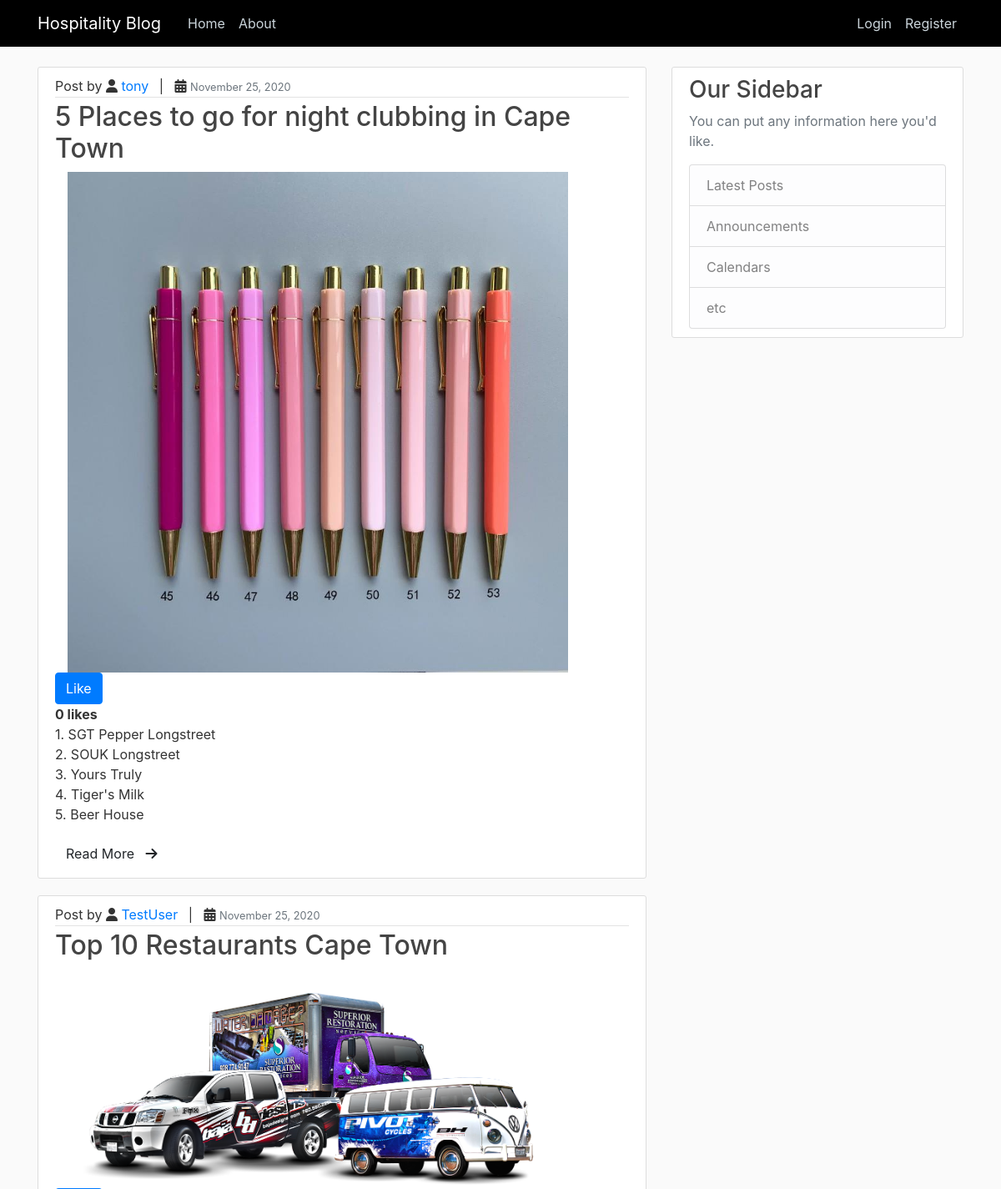
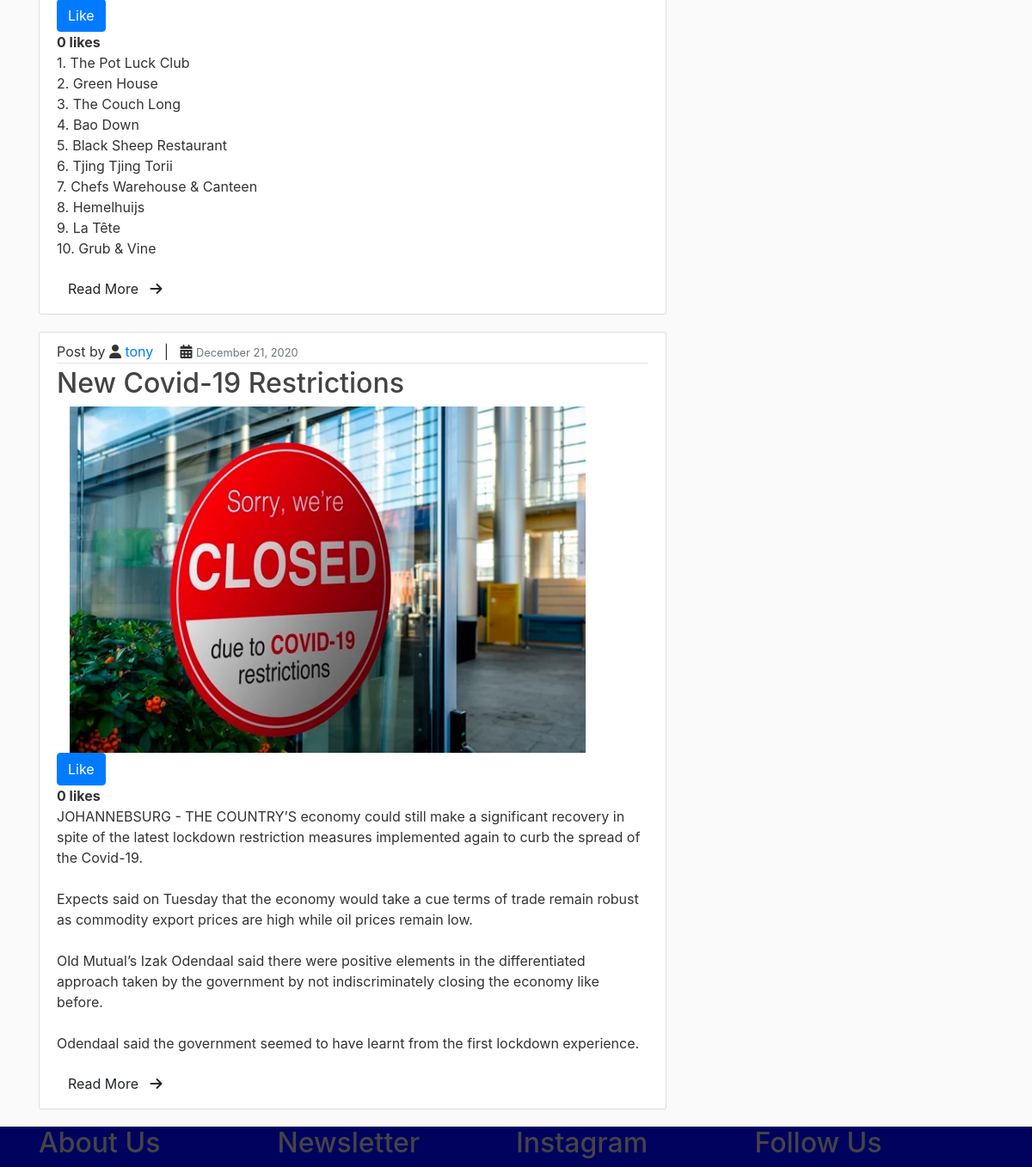
The page / on the database its author committed (2 pictures, top to bottom).
### blog/models.py (models this page shows, shortened)
class Post(models.Model):
    title = models.CharField(max_length=100)
    post_image = models.ImageField( upload_to='posts_images')
    content = models.TextField()
    date_posted = models.DateTimeField(default=timezone.now)
    author = models.ForeignKey(User, on_delete=models.CASCADE, related_name='author')
    liked = models.ManyToManyField(User, default=None, blank=True, related_name='liked')

### blog/views.py (the view)
# urls.py: path('', views.home, name='blog-home'),
def home(request):
    context = {
        'posts': Post.objects.all(),
        'user' : request.user,
    }
    return render(request, 'blog/home.html', context)

### blog/templates/blog/home.html (shortened to what this page needs)
{% extends "blog/base.html"%}
{% block content %}
    {% for post in posts %}
       <article class="media content-section">
          <div class="media-body">
            <div class="article-metadata">
              <span>Post by <i class="fa fa-user" aria-hidden="true"></i> <a class="mr-2" href="#">{{ post.author }}</a></span> | &nbsp;
              <i class="fa fa-calendar" aria-hidden="true"></i> <small class="text-muted">{{ post.date_posted|date:"F d, Y" }}</small>
            </div>
            <h2><a class="article-title" href="#">{{ post.title }}</a></h2>
            <div class="container post-image">
              <div>
                <img src="{{ post.post_image.url }}" alt="{{ post.title }}" class="img">
              </div>
            </div>
            <form action="{% url 'posts:like-post'%}" method="POST">
              {% if user not in post.liked.all %}
                <button class="btn btn-primary" type="submit">Like</button>
              {% else %}
                <button class="btn btn-danger" type="submit">Unlike</button>
              {% endif %}
            </form>
            <strong>{{ post.liked.all.count }} likes</strong>
            <p class="article-content">{{ post.content }}</p>
            <button class="btn post-btn"> Read More &nbsp; <i class="fa fa-arrow-right"></i></button>
          </div>
       </article>
    {% endfor %}
{% endblock content %}

### blog/templates/blog/base.html (shortened to what this page needs)
{% load static %}
<!DOCTYPE html>
<html lang="en">
<head>
    <link rel="stylesheet" href="https://stackpath.bootstrapcdn.com/bootstrap/4.5.0/css/bootstrap.min.css">
    <link rel="stylesheet" href="{% static 'blog/main.css' %}">
</head>
<body>
    <header class="site-header">
      <nav class="navbar navbar-expand-md navbar-dark bg-steel fixed-top">
        <div class="container">
          <a class="navbar-brand mr-4" href="/">Hospitality Blog</a>
          <div class="collapse navbar-collapse" id="navbarToggle">
            <div class="navbar-nav mr-auto">
              <a class="nav-item nav-link" href="{% url 'blog-home' %}">Home</a>
              <a class="nav-item nav-link" href="{% url 'blog-about' %}">About</a>
            </div>
            <div class="navbar-nav">
                {% if user.is_authenticated %}
              <a class="nav-item nav-link" href="{% url 'profile'%}">profile</a>
              <a class="nav-item nav-link" href="{% url 'logout'%}">Logout</a>
                {% else %}
              <a class="nav-item nav-link" href="{% url 'login'%}">Login</a>
              <a class="nav-item nav-link" href="{% url 'register'%}">Register</a>
                {% endif %}
            </div>
          </div>
        </div>
      </nav>
    </header>
    <main role="main" class="container">
      <div class="row">
        <div class="col-md-8">
          {% block content %}{% endblock %}
        </div>
        <div class="col-md-4">
          <div class="content-section">
            <h3>Our Sidebar</h3>
            <p class='text-muted'>You can put any information here you'd like.</p>
              <ul class="list-group">
                <li class="list-group-item list-group-item-light">Latest Posts</li>
                <li class="list-group-item list-group-item-light">Announcements</li>
                <li class="list-group-item list-group-item-light">Calendars</li>
                <li class="list-group-item list-group-item-light">etc</li>
              </ul>
          </div>
        </div>
      </div>
    </main>
    <footer class="footer-bar">
      <div class="container">
        <div class="about-us">
          <h2>About Us</h2>
        </div>
        <div class="newsletter">
          <h2>Newsletter</h2>
        </div>
        <div class="instagram">
          <h2>Instagram</h2>
        </div>
        <div class="follow">
          <h2>Follow Us</h2>
        </div>
      </div>
    </footer>
</body>
</html>

### blog/static/blog/main.css (style rules this page uses)
body { background: #fafafa; color: #333333; margin-top: 5rem; }
h1, h2, h3, h4, h5, h6 { color: #444444; }
ul { margin: 0; }
.bg-steel { background-color: #000000; }
.site-header .navbar-nav .nav-link { color: #cbd5db; }
.content-section { background: #ffffff; padding: 10px 20px; border: 1px solid #dddddd; border-radius: 3px; margin-bottom: 20px; }
.article-title { color: #444444; }
.article-content { white-space: pre-line; }
.article-metadata { padding-bottom: 1px; margin-bottom: 4px; border-bottom: 1px solid #e3e3e3 }
.post-image .img { width: 600px; overflow: hidden; }
.footer-bar { height: 100%; background: rgb(1, 2, 94); position: relative; }
.footer-bar .container { display: grid; grid-template-columns: repeat(4, 1fr); }
.footer-bar .container > div { flex-grow: 1; flex-basis: 0; padding: 3rem, 9rem; }

### rows shown on the page
Post: author "tony", date_posted "November 25, 2020", title "5 Places to go for night clubbing in Cape Town", post_image (picture), shows "Like", liked.all.count "0", content "1. SGT Pepper Longstreet 2. SOUK Longstreet 3. Yours Truly 4. Tiger's Milk 5. Beer House"
Post: author "TestUser", date_posted "November 25, 2020", title "Top 10 Restaurants Cape Town", post_image (picture), shows "Like", liked.all.count "0", content "1. The Pot Luck Club 2. Green House 3. The Couch Long 4. Bao Down 5. Black Sheep Restaurant 6. Tjing Tjing Torii 7. Chefs Warehouse & Canteen 8. Hemelhuijs 9. La Tête 10. Grub & Vine"
Post: author "tony", date_posted "December 21, 2020", title "New Covid-19 Restrictions", post_image (picture), shows "Like", liked.all.count "0", content "JOHANNEBSURG - THE COUNTRY’S economy could still make a significant recovery in spite of the latest lockdown restriction measures implemented again to curb the spread of the Covid-19. Expects said on Tuesday that the economy would take a cue terms of trade remain robust as commodity export prices are high while oil prices remain low. Old Mutual’s Izak Odendaal said there were positive elements in the differentiated approach taken by the government by not indiscriminately closing the economy like before. Odendaal said the government seemed to have learnt from the first lockdown experience."
